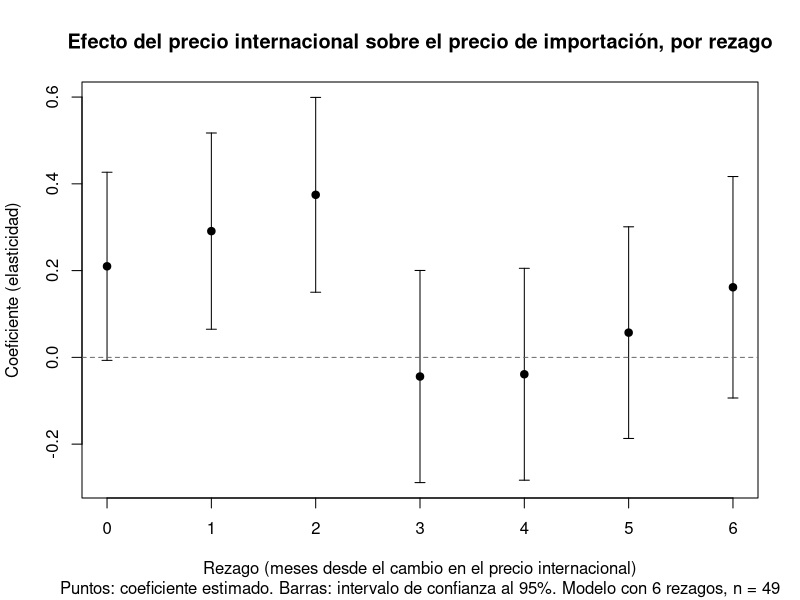
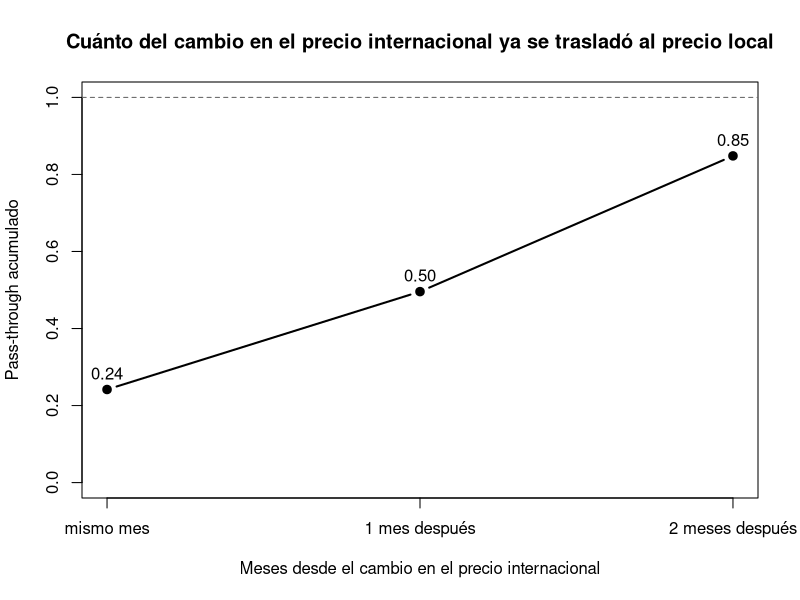

Here is the R script that generated these plots, in order: (Note: this script raises an error after producing the figures.)
# ============================================================
# PASO 5 (generar información) — Modelo final de pass-through
#
# Responde las tres preguntas que pidió la profesora el 29/9:
#   A. ¿Hasta qué rezago dura el efecto del precio internacional?
#   B. ¿Cambian las conclusiones si se sacan los meses atípicos?
#   C. ¿El modelo está bien especificado? (AIC/BIC, residuos,
#      autocorrelación) y ¿aportan algo las variables de energía
#      y el tipo de cambio?
#
# Parte del modelo en variaciones porcentuales del script 10:
#   dlog_uy_t = a + b0*dlog_int_t + b1*dlog_int_{t-1} + ... + e_t
# donde dlog = diferencia de logaritmos = variación % mensual, y
# el pass-through acumulado es la suma de los b.
#
# Entrada: Datos/procesados/base_mensual_urea.csv
# Salida:  figuras/11a a 11d
#
# Escrito solo con R base (sin readr/dplyr/ggplot2) para que corra
# en cualquier computadora del grupo. Hay que tener el proyecto
# abierto (.Rproj) para que las rutas relativas funcionen.
# ============================================================

base <- read.csv("Datos/procesados/base_mensual_urea.csv", stringsAsFactors = FALSE)
base$periodo <- as.Date(base$periodo)
base <- base[order(base$periodo), ]
dir.create("figuras", showWarnings = FALSE)
library(sandwich)   # errores estándar Newey-West (HAC)
library(lmtest)     # tests de Durbin-Watson y Breusch-Pagan
# ---- 0. Variaciones porcentuales y rezagos (igual que en 07 y 10) -------
rezago <- function(x, k) c(rep(NA, k), head(x, -k))

base$dlog_uy  <- c(NA, diff(log(base$precio_import_usd_mt)))
base$dlog_int <- c(NA, diff(log(base$urea_int_usd_mt)))
for (k in 1:6) base[[paste0("dlog_int_lag", k)]] <- rezago(base$dlog_int, k)

# Variaciones de las otras X (para la sección C3)
base$dlog_gas   <- c(NA, diff(log(base$gas_hh_eia_usd_mmbtu)))
base$dlog_brent <- c(NA, diff(log(base$brent_usd_bbl)))
base$dlog_tc    <- c(NA, diff(log(base$tc_venta_uyu)))

# ============================================================
# A. ¿HASTA QUÉ REZAGO DURA EL EFECTO?
# ============================================================
# Estimamos 7 modelos, con 0 a 6 rezagos, todos sobre la MISMA muestra
# (los 49 meses que tienen los 6 rezagos disponibles), para que el
# AIC/BIC y los R² sean comparables entre sí.

base_6 <- base[complete.cases(base[, c("dlog_uy", paste0("dlog_int_lag", 1:6))]), ]
nrow(base_6)   # esperado: 49

modelos <- list()
tabla_A <- data.frame()
for (p in 0:6) {
  xs <- c("dlog_int", if (p > 0) paste0("dlog_int_lag", 1:p))
  f  <- as.formula(paste("dlog_uy ~", paste(xs, collapse = " + ")))
  m  <- lm(f, data = base_6)
  modelos[[p + 1]] <- m
  s  <- summary(m)
  ultimo <- tail(xs, 1)
  tabla_A <- rbind(tabla_A, data.frame(
    rezagos          = p,
    coef_ultimo      = round(coef(m)[ultimo], 3),
    p_ultimo         = round(s$coefficients[ultimo, 4], 4),
    pass_through     = round(sum(coef(m)[xs]), 3),
    R2_ajustado      = round(s$adj.r.squared, 3),
    AIC              = round(AIC(m), 1),
    BIC              = round(BIC(m), 1)
  ))
}
rownames(tabla_A) <- NULL
tabla_A

# Lectura (valores esperados):
#  rezagos coef_ultimo p_ultimo pass_through R2_aj    AIC    BIC
#     0       0.287     0.016      0.287     0.098   -72.8  -67.1
#     1       0.418     0.0003     0.563     0.313   -85.2  -77.6
#     2       0.331     0.0016     0.831     0.438   -94.1  -84.7
#     3      -0.048     0.68       0.781     0.428   -92.3  -81.0
#     4      -0.028     0.81       0.752     0.415   -90.4  -77.2
#     5       0.083     0.50       0.850     0.408   -88.9  -73.8
#     6       0.162     0.21       1.011     0.417   -88.9  -71.8
#
# * Los rezagos 0, 1 y 2 son significativos. Del rezago 3 en adelante
#   ningún coeficiente es distinto de cero (p entre 0,21 y 0,81), y el
#   pass-through acumulado deja de crecer.
# * El AIC y el BIC son mínimos con 2 rezagos: agregar más rezagos no
#   mejora el modelo, solo le suma ruido.
# * Respuesta: el efecto del precio internacional se reparte entre el
#   mes del cambio y los dos siguientes, y al tercer mes ya terminó.

# Figura 11a: coeficiente de cada rezago en el modelo con 6 rezagos,
# con su intervalo de confianza al 95%
m6 <- modelos[[7]]
ci <- confint(m6)[-1, ]
est <- coef(m6)[-1]
png("figuras/11a_coeficientes_por_rezago.png", width = 900, height = 550)
plot(0:6, est, pch = 19, ylim = range(c(ci, 0)), xaxt = "n",
     xlab = "Rezago (meses desde el cambio en el precio internacional)",
     ylab = "Coeficiente (elasticidad)",
     main = "Efecto del precio internacional sobre el precio de importación, por rezago",
     sub  = "Puntos: coeficiente estimado. Barras: intervalo de confianza al 95%. Modelo con 6 rezagos, n = 49")
axis(1, at = 0:6)
arrows(0:6, ci[, 1], 0:6, ci[, 2], angle = 90, code = 3, length = 0.05)
abline(h = 0, lty = 2, col = "grey40")
dev.off()

# ============================================================
# B. MODELO FINAL: 2 REZAGOS (el mismo "modelo 3" del script 10)
# ============================================================
# Se reestima sobre la muestra del script 10 (52 meses, los que tienen
# hasta 3 rezagos) para que los números coincidan con los ya informados.

base_f <- base[complete.cases(base[, c("dlog_uy", paste0("dlog_int_lag", 1:3))]), ]
nrow(base_f)   # esperado: 52

modelo_final <- lm(dlog_uy ~ dlog_int + dlog_int_lag1 + dlog_int_lag2, data = base_f)
summary(modelo_final)

# Pass-through acumulado = b0 + b1 + b2, con su intervalo de confianza.
# (La varianza de una suma de coeficientes sale de la matriz de
# varianzas-covarianzas del modelo.)
pass_through <- function(m, vars) {
  b  <- coef(m)[vars]
  V  <- vcov(m)[vars, vars]
  pt <- sum(b)
  se <- sqrt(sum(V))
  c(pass_through = round(pt, 3),
    IC_inf = round(pt - 1.96 * se, 3),
    IC_sup = round(pt + 1.96 * se, 3))
}
vars_f <- c("dlog_int", "dlog_int_lag1", "dlog_int_lag2")
pass_through(modelo_final, vars_f)

# Lectura (valores esperados):
#   b0 = 0,24 (p = 0,010), b1 = 0,25 (p = 0,010), b2 = 0,35 (p = 0,0003)
#   R² = 0,49 ; pass-through acumulado = 0,85, IC 95% [0,60 ; 1,10]
#
# * Un aumento de 1% en el precio internacional se traslada, en total,
#   en un 0,85% al precio de importación: 0,24 puntos el mismo mes,
#   0,25 al mes siguiente y 0,35 dos meses después.
# * El intervalo de confianza incluye el 1: con estos datos no se puede
#   descartar que la transmisión sea completa (100%). Lo que sí se puede
#   afirmar es que es alta (claramente mayor que 0,5) y que tarda tres
#   meses en completarse.

# Figura 11b: pass-through acumulado mes a mes
acum <- cumsum(coef(modelo_final)[vars_f])
png("figuras/11b_pass_through_acumulado.png", width = 800, height = 500)
plot(0:2, acum, type = "b", pch = 19, lwd = 2, ylim = c(0, 1), xaxt = "n",
     xlab = "Meses desde el cambio en el precio internacional",
     ylab = "Pass-through acumulado",
     main = "Cuánto del cambio en el precio internacional ya se trasladó al precio local")
axis(1, at = 0:2, labels = c("mismo mes", "1 mes después", "2 meses después"))
abline(h = 1, lty = 2, col = "grey40")
text(0:2, acum, labels = sprintf("%.2f", acum), pos = 3)
dev.off()

# ============================================================
# C1. ROBUSTEZ: EL MODELO FINAL SIN LOS MESES ATÍPICOS
# ============================================================
# Los 3 meses de bajo volumen (ene-22, mar-25, ene-26) tienen un precio
# unitario ruidoso. Como dlog_uy compara cada mes con el anterior, un
# precio raro contamina DOS variaciones: la de ese mes y la del
# siguiente. Por eso se sacan ambas.

meses_raros <- base$periodo[base$flag_bajo_volumen == TRUE]
mes_siguiente <- as.Date(sapply(meses_raros, function(d) seq(d, by = "month", length.out = 2)[2]))
excluir <- c(meses_raros, mes_siguiente)
format(excluir, "%Y-%m")

base_sin <- base_f[!(base_f$periodo %in% excluir), ]
nrow(base_sin)   # esperado: 48 (ene-22 y feb-22 ya no estaban en base_f)

modelo_sin <- lm(dlog_uy ~ dlog_int + dlog_int_lag1 + dlog_int_lag2, data = base_sin)
summary(modelo_sin)

comparacion <- data.frame(
  con_atipicos = round(coef(modelo_final), 3),
  sin_atipicos = round(coef(modelo_sin), 3)
)
comparacion
rbind(con = pass_through(modelo_final, vars_f),
      sin = pass_through(modelo_sin, vars_f))
c(R2_con = round(summary(modelo_final)$r.squared, 3),
  R2_sin = round(summary(modelo_sin)$r.squared, 3))

# Lectura (valores esperados):
#   con atípicos: 0,24 / 0,25 / 0,35 -> PT 0,85, R² 0,49
#   sin atípicos: 0,24 / 0,31 / 0,32 -> PT 0,87, R² 0,71
# * Los coeficientes casi no cambian y el pass-through pasa de 0,85 a
#   0,87. Las conclusiones no dependen de esos meses.
# * El R² salta de 0,49 a 0,71: los meses de bajo volumen son la
#   principal fuente de ruido del modelo, pero no sesgan el resultado.
# * El IC del pass-through sin atípicos es [0,70 ; 1,04]: más angosto.

# ============================================================
# C2. DIAGNÓSTICO DEL MODELO FINAL
# ============================================================

# (a) Autocorrelación de los residuos.
#     CORRECCIÓN (oct-2026): la versión anterior corría el test de
#     Ljung-Box solo a 6 rezagos (p = 0,12) y concluía que no había
#     autocorrelación. A 1 rezago sí la hay, y es NEGATIVA: la figura
#     11c lo mostraba y el texto decía lo contrario. Se corrige el
#     diagnóstico y se agregan errores estándar robustos (Newey-West).
Box.test(resid(modelo_final), lag = 1, type = "Ljung-Box")   # esperado: p = 0,005
Box.test(resid(modelo_final), lag = 6, type = "Ljung-Box")   # esperado: p = 0,12
acf(resid(modelo_final), plot = FALSE)$acf[2]                 # esperado: -0,38
dwtest(modelo_final, alternative = "two.sided")               # esperado: DW = 2,75, p = 0,007

# Lectura: hay autocorrelación negativa de primer orden (DW > 2, ACF
# negativa en el rezago 1). Es el patrón típico del ruido de medición
# en una serie que se diferencia: el precio de importación es un precio
# implícito (valor / toneladas) y un mes de poco volumen da un precio
# raro, que produce una variación demasiado alta seguida de una
# demasiado baja. No es dinámica que el modelo deje afuera (los rezagos
# 3 a 6 no aportan, sección A). La prueba: sin los meses de bajo
# volumen la autocorrelación casi desaparece.
Box.test(resid(modelo_sin), lag = 1, type = "Ljung-Box")     # esperado: p = 0,11
acf(resid(modelo_sin), plot = FALSE)$acf[2]                   # esperado: -0,22

# Consecuencia: los coeficientes siguen siendo insesgados, pero los
# errores estándar de mínimos cuadrados no son confiables. Se
# recalculan con Newey-West (HAC), que corrige por autocorrelación y
# heterocedasticidad. Con 3 rezagos de ventana (uno más que el modelo).
V_nw <- NeweyWest(modelo_final, lag = 3, prewhite = FALSE, adjust = TRUE)
coeftest(modelo_final, vcov. = V_nw)
# esperado: b0 = 0,24 (p = 0,0003), b1 = 0,25 (p = 0,0004), b2 = 0,35 (p < 0,0001)

# Pass-through con el intervalo Newey-West (misma función de la
# sección B, pasándole la matriz robusta)
pass_through_nw <- function(m, vars, V) {
  b  <- coef(m)[vars]
  pt <- sum(b)
  se <- sqrt(sum(V[vars, vars]))
  c(pass_through = round(pt, 3),
    IC_inf = round(pt - 1.96 * se, 3),
    IC_sup = round(pt + 1.96 * se, 3))
}
rbind(minimos_cuadrados = pass_through(modelo_final, vars_f),
      newey_west        = pass_through_nw(modelo_final, vars_f, V_nw))
# esperado: 0,85 [0,60 ; 1,10] con mínimos cuadrados
#           0,85 [0,74 ; 0,96] con Newey-West
# Lectura: los tres coeficientes siguen siendo significativos y el
# intervalo se angosta (con autocorrelación negativa, mínimos cuadrados
# sobreestima la incertidumbre). El resultado se sostiene y queda más
# firme: la transmisión es alta, y con Newey-West el 1 queda afuera del
# intervalo, o sea que no sería completa. Sin atípicos: 0,87 [0,76 ; 0,97].

png("figuras/11c_diagnostico_residuos.png", width = 1000, height = 450)
par(mfrow = c(1, 2))
acf(resid(modelo_final), main = "Autocorrelación de los residuos (modelo final)")
qqnorm(resid(modelo_final), main = "Residuos vs. distribución normal"); qqline(resid(modelo_final))
dev.off()
par(mfrow = c(1, 1))

# (b) Normalidad de los residuos
shapiro.test(resid(modelo_final))
# esperado: p < 0,001 -> los residuos no son normales. Se ve en el
# gráfico Q-Q: unas pocas observaciones muy alejadas (los meses de bajo
# volumen). No invalida los coeficientes (la estimación por mínimos
# cuadrados no necesita normalidad para ser insesgada), pero es otra
# razón para mostrar la versión sin atípicos.

# (b2) Heterocedasticidad. Test de Breusch-Pagan: la hipótesis nula es
#      que la varianza de los residuos es constante.
bptest(modelo_final)
# esperado: BP = 0,80, p = 0,85 -> no se rechaza; la varianza de los
# residuos es constante. Los errores estándar Newey-West de (a) cubren
# de todos modos autocorrelación y heterocedasticidad a la vez.

# (c) Residuos en el tiempo
base_f$residuo <- resid(modelo_final)
base_f[abs(base_f$residuo) > 2 * sd(base_f$residuo), c("periodo", "toneladas", "residuo")]
# esperado: solo dos residuos superan 2 desvíos, ene-2026 (+0,31) y
# feb-2026 (-0,31): el mes de menor volumen de toda la serie (48 ton) y
# el siguiente. Es exactamente el patrón de "un precio raro contamina dos
# variaciones" descrito en C1.

# ============================================================
# C2b. ¿EL EMPALME DE FUENTES SESGA EL RESULTADO?
# ============================================================
# Agregado (oct-2026). La Y viene de dos fuentes: Comtrade (2022-23) y
# Datamyne (2024-26). Se agrega al modelo final una variable 0/1 que
# vale 1 en los meses de Datamyne. Si su coeficiente no es distinto de
# cero, el cambio de fuente no desplaza las variaciones del precio ni
# altera los coeficientes de la urea internacional.
base_f$fuente_datamyne <- as.integer(base_f$fuente_y == "Datamyne")
table(base_f$fuente_y)   # esperado: Comtrade 20, Datamyne 32

modelo_fuente <- lm(dlog_uy ~ dlog_int + dlog_int_lag1 + dlog_int_lag2
                    + fuente_datamyne, data = base_f)
summary(modelo_fuente)
pass_through(modelo_fuente, vars_f)

# Lectura (valores esperados):
#   fuente_datamyne = 0,016 (p = 0,52): no es distinto de cero.
#   Los coeficientes de la urea quedan en 0,23 / 0,25 / 0,35 (contra
#   0,24 / 0,25 / 0,35 sin la dummy) y el pass-through en 0,83
#   [0,57 ; 1,09], dentro del intervalo del modelo final.
#   Conclusión: el empalme Comtrade -> Datamyne no sesga el resultado.
#   La dummy no se incorpora al modelo final porque no aporta.s

# ============================================================
# C3. ¿APORTAN ALGO EL GAS, EL BRENT Y EL TIPO DE CAMBIO?
# ============================================================
# Se agregan las variaciones porcentuales de las otras X al modelo final.

modelo_ampliado <- lm(dlog_uy ~ dlog_int + dlog_int_lag1 + dlog_int_lag2
                      + dlog_gas + dlog_brent + dlog_tc, data = base_f)
summary(modelo_ampliado)
pass_through(modelo_ampliado, vars_f)
c(AIC_final = round(AIC(modelo_final), 1), AIC_ampliado = round(AIC(modelo_ampliado), 1))

# Lectura (valores esperados):
# * Gas Henry Hub: 0,19 (p = 0,0002). Sí aporta: una suba de 1% en el gas
#   se asocia a 0,19% más en el precio de importación, además de lo que
#   ya explica la urea internacional.
# * Brent: 0,23 (p = 0,13) y tipo de cambio: -0,55 (p = 0,43). No son
#   significativos: no agregan información.
# * Los rezagos 1 y 2 de la urea internacional se mantienen (0,30 y 0,29);
#   el contemporáneo baja a 0,16 y pierde significación (p = 0,11) porque
#   parte de su efecto lo absorbe el gas del mismo mes. PT 0,75
#   [0,50 ; 1,00]. El AIC mejora (-102,8 -> -114,5) por el gas.
# * Conclusión: el modelo final se queda con los 2 rezagos de la urea
#   internacional. El gas es un complemento válido para explicar el
#   precio local, pero no cambia la medición del pass-through, que es la
#   pregunta del trabajo. Brent y tipo de cambio quedan afuera.

# ============================================================
# D. FIGURA: OBSERVADO VS. AJUSTADO
# ============================================================
png("figuras/11d_observado_vs_ajustado.png", width = 1000, height = 500)
plot(base_f$periodo, base_f$dlog_uy * 100, type = "l", lwd = 2, col = "grey30",
     xlab = "", ylab = "Variación mensual del precio de importación (%)",
     main = "Variación observada vs. explicada por el modelo final")
lines(base_f$periodo, fitted(modelo_final) * 100, lwd = 2, col = "firebrick")
abline(h = 0, lty = 3)
legend("topright", legend = c("Observada", "Ajustada por el modelo"),
       col = c("grey30", "firebrick"), lwd = 2, bty = "n")
dev.off()

# ============================================================
# RESUMEN PARA EL INFORME
# ============================================================
# 1. ¿Cuánto se transmite?  0,85 (IC 95%: 0,60 a 1,10). Transmisión alta;
#    no se puede descartar que sea completa.
# 2. ¿Cuánto demora?  Se reparte en tres meses: 0,24 el mismo mes, 0,25
#    al mes siguiente y 0,35 dos meses después. Del tercer mes en
#    adelante no hay efecto.
# 3. ¿Es robusto?  Sin los meses atípicos: 0,87. Los residuos tienen
#    autocorrelación negativa de primer orden (ruido del precio
#    implícito); con errores estándar Newey-West los coeficientes
#    siguen siendo significativos y el IC del pass-through es
#    [0,74 ; 0,96]. El modelo con 2 rezagos es el mejor por AIC y BIC.
# 4. ¿Otras variables?  El gas natural aporta (0,19); Brent y tipo de
#    cambio no.
